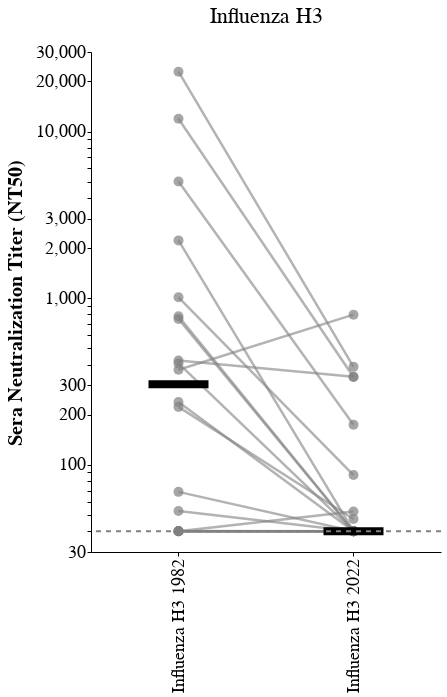

The notebook cell this image was saved under:
### Markdown cell above
## before and after plot

### Code cell
import altair as alt
import pandas as pd

# Define a selection for viruses
virus_selection = alt.selection_point(fields=['virus'], bind='legend')

# Set the order of the x-axis categories (switch order)
virus_order = ["H3 Neth 1982", "H3 Mass 2022"]  # Switched order

# Create the serum chart with lines and points
def create_serum_chart(data):
    base = alt.Chart(data).encode(
        x=alt.X('virus:N', 
                title='Influenza H3 Pseudovirus', 
                sort=virus_order,  # Set custom order
                axis=alt.Axis(
                    labelAngle=-90,  # Rotate labels vertically
                    labelFontSize=18,  # Larger x-axis labels
                    titleFontSize=20,  # Larger x-axis title
                    titlePadding=10
                )),
        y=alt.Y('geo_mean_NT50:Q', 
                title="Sera Neutralization Titer (NT50)",  
                scale=alt.Scale(type='log', domain=[30, 30000]),  # Y-axis from 30 to 30,000
                axis=alt.Axis(
                    labelFontSize=18,  # Larger y-axis labels
                    titleFontSize=20,  # Larger y-axis title
                    titlePadding=10  
                )
        ),
        detail='serum:N',  
        color=alt.value('grey'),  # Set all connecting lines to grey
        tooltip=[
            alt.Tooltip('serum:N', title='Serum'),
            alt.Tooltip('virus:N', title='Virus'),
            alt.Tooltip('geo_mean_NT50:Q', title='geo_mean_NT50')
        ]
    )

    # Add thicker connecting lines
    lines = base.mark_line(opacity=0.6, strokeWidth=2.5)  # Increased thickness of gray lines
    
    # **Increased Point Size** for better visibility
    points = base.mark_point(size=100, filled=True)  # Larger points (was 70, now 100)
    
    return (lines + points).properties(width=350, height=500)  # Kept narrower width

# Create the median layer (thicker black ticks)
def create_median_layer(data):
    return alt.Chart(data).mark_tick(
        thickness=8,  # Thicker ticks
        size=60,  # Longer ticks
        color='black'
    ).encode(
        x=alt.X('virus:N', title=None, sort=virus_order),  
        y=alt.Y('median(geo_mean_NT50):Q', 
                scale=alt.Scale(type='log', domain=[30, 30000]),  # Updated y-axis
                axis=alt.Axis(
                    labelFontSize=18,  
                    titleFontSize=20,  
                    titlePadding=10  
                )
        )
    )

# Create a horizontal dashed reference line at y = 40 with a **thicker stroke**
baseline = alt.Chart(pd.DataFrame({'y': [40]})).mark_rule(
    strokeDash=[5, 5],  # Dashed line
    color='grey',
    strokeWidth=2  # **Increased stroke width for better visibility**
).encode(
    y=alt.Y('y:Q', scale=alt.Scale(type='log', domain=[30, 30000]))  # Ensures it follows the y-scale
)

# Create a single chart without faceting
final_chart = alt.layer(
    create_serum_chart(filtered_df),  
    create_median_layer(filtered_df),
    baseline  # Thicker horizontal reference line at y = 40
).add_params(
    virus_selection  
).properties(
    title="Influenza H3"
).configure_title(
    anchor='middle',  
    fontSize=22,  # Larger title
    dy=-10  
)

# Display the final chart
final_chart.configure_axis(labelFontSize=18, titleFontSize=20).display()

# Save the chart as an interactive HTML file
final_chart.save("03_output/plots/H3Evo_historicalsera_neutralization_plot.html")

### Figure 1 — Vega-Lite specification as saved in the notebook (floating-point values rounded to 4 significant figures)
{"config": {"background": "transparent", "title": {"fontSize": 22, "fontWeight": "normal", "font": "Helvetica", "anchor": "middle", "color": "#000000", "orient": "top", "offset": 5, "subtitleColor": "gray", "subtitleFont": "Helvetica", "subtitleFontWeight": "normal", "subtitleFontSize": 18, "subtitlePadding": 2, "dy": -10}, "axis": {"domain": true, "domainColor": "black", "domainWidth": 1, "grid": false, "gridColor": "#DEDDDD", "gridWidth": 0.5, "labelFont": "Helvetica", "labelFontSize": 18, "labelFlush": false, "labelFontWeight": "normal", "labelPadding": 2, "tickColor": "black", "tickSize": 4, "tickWidth": 1, "titleFont": "Helvetica", "titleAlign": "center", "titleFontWeight": "bold", "titleFontSize": 20, "titlePadding": 5}, "legend": {"labelFont": "Helvetica", "labelFontSize": 14, "symbolSize": 100, "titleFont": "Helvetica", "titleFontSize": 14, "titleFontWeight": "bold", "padding": 5, "titleLimit": 200, "gradientLength": 100}, "range": {"category": ["#4e79a7", "#f28e2c", "#e15759", "#76b7b2", "#59a14f", "#edc949", "#af7aa1", "#ff9da7", "#9c755f", "#bab0ab"], "diverging": ["#c7e9b4", "#7fcdbb", "#41b6c4", "#1d91c0", "#225ea8", "#253494"]}, "view": {"stroke": "transparent", "strokeWidth": 0}, "text": {"font": "Helvetica Light", "fontSize": 14}}, "layer": [{"layer": [{"mark": {"type": "line", "opacity": 0.6, "strokeWidth": 2.5}, "encoding": {"color": {"value": "grey"}, "detail": {"field": "serum", "type": "nominal"}, "tooltip": [{"field": "serum", "title": "Serum", "type": "nominal"}, {"field": "virus", "title": "Virus", "type": "nominal"}, {"field": "geo_mean_NT50", "title": "geo_mean_NT50", "type": "quantitative"}], "x": {"axis": {"labelAngle": -90, "labelFontSize": 18, "titleFontSize": 20, "titlePadding": 10}, "field": "virus", "sort": ["H3 Neth 1982", "H3 Mass 2022"], "title": "Influenza H3 Pseudovirus", "type": "nominal"}, "y": {"axis": {"labelFontSize": 18, "titleFontSize": 20, "titlePadding": 10}, "field": "geo_mean_NT50", "scale": {"domain": [30, 30000], "type": "log"}, "title": "Sera Neutralization Titer (NT50)", "type": "quantitative"}}, "name": "view_1"}, {"mark": {"type": "point", "filled": true, "size": 100}, "encoding": {"color": {"value": "grey"}, "detail": {"field": "serum", "type": "nominal"}, "tooltip": [{"field": "serum", "title": "Serum", "type": "nominal"}, {"field": "virus", "title": "Virus", "type": "nominal"}, {"field": "geo_mean_NT50", "title": "geo_mean_NT50", "type": "quantitative"}], "x": {"axis": {"labelAngle": -90, "labelFontSize": 18, "titleFontSize": 20, "titlePadding": 10}, "field": "virus", "sort": ["H3 Neth 1982", "H3 Mass 2022"], "title": "Influenza H3 Pseudovirus", "type": "nominal"}, "y": {"axis": {"labelFontSize": 18, "titleFontSize": 20, "titlePadding": 10}, "field": "geo_mean_NT50", "scale": {"domain": [30, 30000], "type": "log"}, "title": "Sera Neutralization Titer (NT50)", "type": "quantitative"}}}], "data": {"name": "data-6bc94e13538fbd7973e222f61d71b063"}}, {"data": {"name": "data-6bc94e13538fbd7973e222f61d71b063"}, "mark": {"type": "tick", "color": "black", "size": 60, "thickness": 8}, "encoding": {"x": {"field": "virus", "sort": ["H3 Neth 1982", "H3 Mass 2022"], "title": null, "type": "nominal"}, "y": {"aggregate": "median", "axis": {"labelFontSize": 18, "titleFontSize": 20, "titlePadding": 10}, "field": "geo_mean_NT50", "scale": {"domain": [30, 30000], "type": "log"}, "type": "quantitative"}}}, {"data": {"name": "data-0527e36f442f53921a5df8de39397f6e"}, "mark": {"type": "rule", "color": "grey", "strokeDash": [5, 5], "strokeWidth": 2}, "encoding": {"y": {"field": "y", "scale": {"domain": [30, 30000], "type": "log"}, "type": "quantitative"}}}], "height": 500, "params": [{"name": "param_1", "select": {"type": "point", "fields": ["virus"]}, "bind": "legend", "views": ["view_1"]}], "title": "Influenza H3", "width": 350, "$schema": "https://vega.github.io/schema/vega-lite/v5.20.1.json", "datasets": {"data-6bc94e13538fbd7973e222f61d71b063": [{"virus": "Influenza H3 1982", "serum": "85_1", "geo_mean_NT50": 40.12, "lower": 40.0, "upper": 40.24, "NT50_rep1": 40.24, "NT50_rep2": 40.0}, {"virus": "Influenza H3 1982", "serum": "85_2", "geo_mean_NT50": 780.0, "lower": 548.0, "upper": 1110.0, "NT50_rep1": 1110.0, "NT50_rep2": 548.0}, {"virus": "Influenza H3 1982", "serum": "85_3", "geo_mean_NT50": 22850.0, "lower": 22120.0, "upper": 23600.0, "NT50_rep1": 22120.0, "NT50_rep2": 23600.0}, {"virus": "Influenza H3 1982", "serum": "85_4", "geo_mean_NT50": 52.83, "lower": 41.59, "upper": 67.11, "NT50_rep1": 67.11, "NT50_rep2": 41.59}, {"virus": "Influenza H3 1982", "serum": "85_6", "geo_mean_NT50": 238.1, "lower": 138.9, "upper": 408.1, "NT50_rep1": 408.1, "NT50_rep2": 138.9}, {"virus": "Influenza H3 1982", "serum": "85_7", "geo_mean_NT50": 11930.0, "lower": 8416.0, "upper": 16910.0, "NT50_rep1": 16910.0, "NT50_rep2": 8416.0}, {"virus": "Influenza H3 1982", "serum": "85_8", "geo_mean_NT50": 423.0, "lower": 347.5, "upper": 514.8, "NT50_rep1": 347.5, "NT50_rep2": 514.8}, {"virus": "Influenza H3 1982", "serum": "86_1", "geo_mean_NT50": 68.85, "lower": 45.45, "upper": 104.3, "NT50_rep1": 104.3, "NT50_rep2": 45.45}, {"virus": "Influenza H3 1982", "serum": "86_10", "geo_mean_NT50": 2222.0, "lower": 1311.0, "upper": 3768.0, "NT50_rep1": 3768.0, "NT50_rep2": 1311.0}, {"virus": "Influenza H3 1982", "serum": "86_12", "geo_mean_NT50": 5009.0, "lower": 3197.0, "upper": 7850.0, "NT50_rep1": 7850.0, "NT50_rep2": 3197.0}, {"virus": "Influenza H3 1982", "serum": "86_2", "geo_mean_NT50": 40.0, "lower": 40.0, "upper": 40.0, "NT50_rep1": 40.0, "NT50_rep2": 40.0}, {"virus": "Influenza H3 1982", "serum": "86_4", "geo_mean_NT50": 40.0, "lower": 40.0, "upper": 40.0, "NT50_rep1": 40.0, "NT50_rep2": 40.0}, {"virus": "Influenza H3 1982", "serum": "86_6", "geo_mean_NT50": 40.0, "lower": 40.0, "upper": 40.0, "NT50_rep1": 40.0, "NT50_rep2": 40.0}, {"virus": "Influenza H3 1982", "serum": "86_7", "geo_mean_NT50": 40.0, "lower": 40.0, "upper": 40.0, "NT50_rep1": 40.0, "NT50_rep2": 40.0}, {"virus": "Influenza H3 1982", "serum": "86_8", "geo_mean_NT50": 406.1, "lower": 212.5, "upper": 776.1, "NT50_rep1": 776.1, "NT50_rep2": 212.5}, {"virus": "Influenza H3 1982", "serum": "86_9", "geo_mean_NT50": 1012.0, "lower": 838.1, "upper": 1222.0, "NT50_rep1": 1222.0, "NT50_rep2": 838.1}, {"virus": "Influenza H3 1982", "serum": "87_4", "geo_mean_NT50": 40.0, "lower": 40.0, "upper": 40.0, "NT50_rep1": 40.0, "NT50_rep2": 40.0}, {"virus": "Influenza H3 1982", "serum": "87_7", "geo_mean_NT50": 222.7, "lower": 99.25, "upper": 499.6, "NT50_rep1": 499.6, "NT50_rep2": 99.25}, {"virus": "Influenza H3 1982", "serum": "87_8", "geo_mean_NT50": 750.4, "lower": 541.2, "upper": 1041.0, "NT50_rep1": 1041.0, "NT50_rep2": 541.2}, {"virus": "Influenza H3 1982", "serum": "87_9", "geo_mean_NT50": 372.0, "lower": 241.0, "upper": 574.2, "NT50_rep1": 574.2, "NT50_rep2": 241.0}, {"virus": "Influenza H3 2022", "serum": "85_1", "geo_mean_NT50": 40.0, "lower": 40.0, "upper": 40.0, "NT50_rep1": 40.0, "NT50_rep2": 40.0}, {"virus": "Influenza H3 2022", "serum": "85_2", "geo_mean_NT50": 40.0, "lower": 40.0, "upper": 40.0, "NT50_rep1": 40.0, "NT50_rep2": 40.0}, {"virus": "Influenza H3 2022", "serum": "85_3", "geo_mean_NT50": 387.3, "lower": 236.0, "upper": 635.6, "NT50_rep1": 635.6, "NT50_rep2": 236.0}, {"virus": "Influenza H3 2022", "serum": "85_4", "geo_mean_NT50": 40.0, "lower": 40.0, "upper": 40.0, "NT50_rep1": 40.0, "NT50_rep2": 40.0}, {"virus": "Influenza H3 2022", "serum": "85_6", "geo_mean_NT50": 40.0, "lower": 40.0, "upper": 40.0, "NT50_rep1": 40.0, "NT50_rep2": 40.0}, {"virus": "Influenza H3 2022", "serum": "85_7", "geo_mean_NT50": 336.6, "lower": 180.7, "upper": 626.7, "NT50_rep1": 626.7, "NT50_rep2": 180.7}, {"virus": "Influenza H3 2022", "serum": "85_8", "geo_mean_NT50": 338.2, "lower": 193.5, "upper": 590.8, "NT50_rep1": 590.8, "NT50_rep2": 193.5}, {"virus": "Influenza H3 2022", "serum": "86_1", "geo_mean_NT50": 40.0, "lower": 40.0, "upper": 40.0, "NT50_rep1": 40.0, "NT50_rep2": 40.0}, {"virus": "Influenza H3 2022", "serum": "86_10", "geo_mean_NT50": 40.0, "lower": 40.0, "upper": 40.0, "NT50_rep1": 40.0, "NT50_rep2": 40.0}, {"virus": "Influenza H3 2022", "serum": "86_12", "geo_mean_NT50": 174.2, "lower": 142.5, "upper": 213.0, "NT50_rep1": 213.0, "NT50_rep2": 142.5}, {"virus": "Influenza H3 2022", "serum": "86_2", "geo_mean_NT50": 40.0, "lower": 40.0, "upper": 40.0, "NT50_rep1": 40.0, "NT50_rep2": 40.0}, {"virus": "Influenza H3 2022", "serum": "86_4", "geo_mean_NT50": 52.45, "lower": 40.0, "upper": 68.77, "NT50_rep1": 68.77, "NT50_rep2": 40.0}, {"virus": "Influenza H3 2022", "serum": "86_6", "geo_mean_NT50": 40.0, "lower": 40.0, "upper": 40.0, "NT50_rep1": 40.0, "NT50_rep2": 40.0}, {"virus": "Influenza H3 2022", "serum": "86_7", "geo_mean_NT50": 40.0, "lower": 40.0, "upper": 40.0, "NT50_rep1": 40.0, "NT50_rep2": 40.0}, {"virus": "Influenza H3 2022", "serum": "86_8", "geo_mean_NT50": 40.0, "lower": 40.0, "upper": 40.0, "NT50_rep1": 40.0, "NT50_rep2": 40.0}, {"virus": "Influenza H3 2022", "serum": "86_9", "geo_mean_NT50": 86.88, "lower": 40.0, "upper": 188.7, "NT50_rep1": 188.7, "NT50_rep2": 40.0}, {"virus": "Influenza H3 2022", "serum": "87_4", "geo_mean_NT50": 40.0, "lower": 40.0, "upper": 40.0, "NT50_rep1": 40.0, "NT50_rep2": 40.0}, {"virus": "Influenza H3 2022", "serum": "87_7", "geo_mean_NT50": 47.35, "lower": 40.0, "upper": 56.06, "NT50_rep1": 56.06, "NT50_rep2": 40.0}, {"virus": "Influenza H3 2022", "serum": "87_8", "geo_mean_NT50": 40.0, "lower": 40.0, "upper": 40.0, "NT50_rep1": 40.0, "NT50_rep2": 40.0}, {"virus": "Influenza H3 2022", "serum": "87_9", "geo_mean_NT50": 796.3, "lower": 559.3, "upper": 1134.0, "NT50_rep1": 1134.0, "NT50_rep2": 559.3}], "data-0527e36f442f53921a5df8de39397f6e": [{"y": 40}]}}
